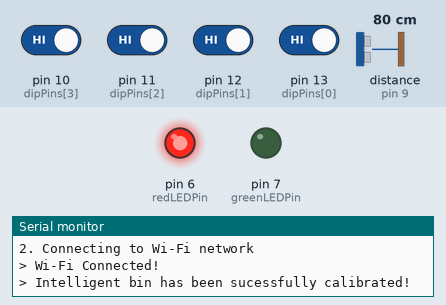
Recording of a sketch running on a simulated Arduino Uno, built with avr-gcc and run on an emulated ATmega328P. On the bench: output pins drawn as LEDs (lit = HIGH), the last lines printed to the serial monitor. Wiring (inferred from the names in the program): ultrasonic range finder: trigger pin 8; echo pin 9. Inputs (shaded band) come from the test bench; at power-on: pin 10 (dipPins[3]), pin 11 (dipPins[2]), pin 12 (dipPins[1]), pin 13 (dipPins[0]) HIGH, distance to the obstacle (sensor on pin 9) 80 cm. The echo pulse lasts 58.3 µs per cm; the modem accepts every AT command (registered, SIM ready, sends succeed) and sends nothing else; not simulated (calls return 0 or success): secret.h; pins used as bus, display or sensor lines are not drawn.

Above: at 16.2 s.
16.3 s: distance to the obstacle (sensor on pin 9) set to 2 cm
At 21.5 s:
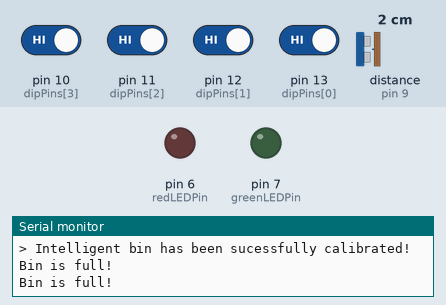
21.6 s: distance to the obstacle (sensor on pin 9) set to 15 cm
26.9 s: distance to the obstacle (sensor on pin 9) set to 18 cm
At 27.6 s:
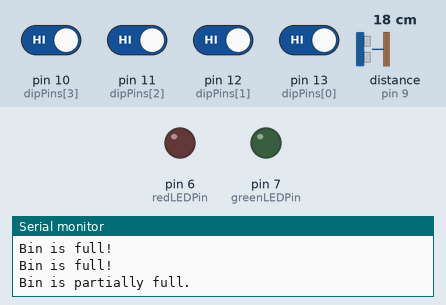
29.2 s: distance to the obstacle (sensor on pin 9) set to 23 cm
At 29.8 s:
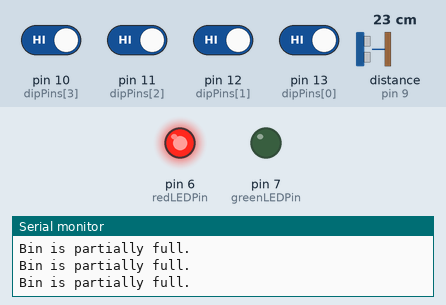
Timing chart, 0 to 31.7 s (numbered marks = the images above; inputs shaded):
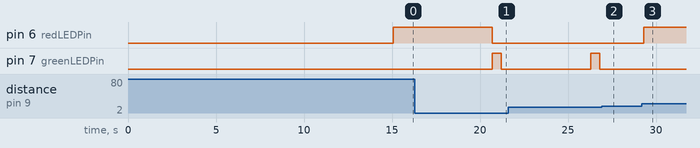

Measured:
- the behaviour switches between 20 and 21 cm on distance to the obstacle (sensor on pin 9) (found by bisection; images 2 and 3)
- after the input at 16.3 s, pin 6 (redLEDPin): HIGH → LOW after 4.4 s; pin 7 (greenLEDPin): LOW → HIGH after 4.4 s, → LOW 0.50 s later
- after the input at 26.9 s, pin 7 (greenLEDPin): stops changing and stays LOW
- after the input at 29.2 s, pin 6 (redLEDPin): LOW → HIGH after 0.10 s

The sketch:

Intelligent-Bin.ino
```cpp
/**
 * Arduino UNO Pins
 *
 * Soft serial Rx (ESP01)       | 2
 * Soft serial Tx (ESP01)       | 3
 * Red LED                      | 6
 * Green LED                    | 7
 * Ultrasonic ranger: trigPin   | 8
 * Ultrasonic ranger: echoPin   | 9
 * Dip switches                 | 13, 12, 11, 10
*/

// Libraries inclusion
#include <SoftwareSerial.h>
#include "secret.h"

// Constant Definition
#define DEBUG false

// Global Variable Declaration
const int redLEDPin = 6; // Red LED
const int greenLEDPin = 7; // Green LED
const int trigPin = 8; // Ultrasonic ranger: trigPin
const int echoPin = 9; // Ultrasonic ranger: echoPin
const int dipPins[4] = {13, 12, 11, 10};

int sleepState = 0;
int errorSend = 0;
int UID = 0;
int binState = 1;
int greenLEDState = LOW;
long distance;
long height;
long timeIntervalSendData =  1000* 20; // 1800000; // 30 minutes (DEMO 20s)
long timeIntervalGetData = 1000 * 16; // 16 seconds
unsigned long previousTimeBlinkLED = millis();
unsigned long previousTimeSendData = millis();
unsigned long previousTimeGetData = millis();
String thingspeakWriteAPI = WRITEAPIKEY; // REPLACE WITH YOUR THINGSSPEAK API WRITE KEY
String thingspeakReadAPI = READAPIKEY; // REPLACE WITH YOUR THINGSSPEAK API READ KEY
String ssid = SECRET_SSID; // REPLACE WITH UR WIFI CREDENTIALS
String pass = SECRET_PASS; // REPLACE WITH UR WIFI CREDENTIALS

// Class Declaration
SoftwareSerial ESP01(2, 3); // RX, TX

void setup() {
  Serial.begin(9600); // initialize serial communication:
  ESP01.begin(9600);

  pinMode(trigPin, OUTPUT); // UNO's output, ranger's input
  pinMode(echoPin, INPUT); // UNO's input, ranger's output
  pinMode(redLEDPin, OUTPUT);
  pinMode(greenLEDPin, OUTPUT);

  for (int i=0; i < 4; i++) {
    pinMode(dipPins[i], INPUT_PULLUP);
  }

  Serial.println("> Setting up intelligent bin...");
  Serial.println("1. Calibrating intelligent bin's height");
  delay(5000); // Wait for 5 Seconds for user to setup properly.
  height = measureDistance();
  // Serial.print(height);
  // Serial.println("cm");

  Serial.println("2. Connecting to Wi-Fi network");
  connectWiFi();

  Serial.println("> Intelligent bin has been sucessfully calibrated!");
}

void loop() {
  unsigned long currentTime = millis();

  // Wi-Fi module, retrieve data to ThingSpeak
  if (currentTime-previousTimeGetData > timeIntervalGetData && !errorSend) {
      previousTimeGetData = currentTime;
      retrieveData();
  }

  if (sleepState == 1) {
    digitalWrite(redLEDPin, LOW);
    digitalWrite(greenLEDPin, LOW);
    // digitalWrite(yellowLEDPin, LOW);
    return;
  }

  // Dip Switch Identifier
  UID = digitalRead(dipPins[0]) + ( digitalRead(dipPins[1]) * 2 ) + ( digitalRead(dipPins[2]) * 4 ) + ( digitalRead(dipPins[3]) * 8 );
  // Serial.print("UID: ");
  // Serial.println(UID);

  // Ultrasonic measure distance
  long distance = measureDistance();
  // Serial.print(distance);
  // Serial.println("cm");

  // LED switches
  controlLED(currentTime, distance);

  // Wi-Fi module, send data to ThingSpeak
  if (currentTime-previousTimeSendData > timeIntervalSendData && !errorSend) {
    previousTimeSendData = currentTime;
    updateData(distance);
  }

  delay(500); // 0.5s
}

long measureDistance() {
  long duration, distance;

  // 1. produce a 5us HIGH pulse in Trig
  digitalWrite(trigPin, LOW);
  delayMicroseconds(2);
  digitalWrite(trigPin, HIGH);
  delayMicroseconds(5);
  digitalWrite(trigPin, LOW);

  // 2. measure the duration of the HIGH pulse in Echo & every 58 us is an obstacle distance of 1 cm
  duration = pulseIn(echoPin, HIGH);
  distance = duration / 58;

  return distance;
}

void controlLED(unsigned long currentTime, int distance) {
  digitalWrite(redLEDPin, LOW);
  digitalWrite(greenLEDPin, LOW);

  if (distance > 0 && distance < (height * 0.20)) {
    // If bin is 80% filled, green LED blink
    if (currentTime-previousTimeBlinkLED > 500) {
      previousTimeBlinkLED = currentTime;
      if (greenLEDState == HIGH) {
        greenLEDState = LOW;
      } else {
        greenLEDState = HIGH;
      }
      digitalWrite(greenLEDPin, greenLEDState);
    }
    Serial.println("Bin is full!");
  } else if (distance > 0 && distance < (height * 0.25)) {
    // If bin is 75% filled, yellow LED on
    // digitalWrite(yellowLEDPin, HIGH);
    Serial.println("Bin is partially full.");
  } else {
    digitalWrite(redLEDPin, HIGH);
  }
}

void connectWiFi() {
  sendCommand("AT+RST\r\n",2000,DEBUG); // Reset module
  sendCommand("AT+CWMODE=1\r\n",2000,DEBUG); // Set station mode
  sendCommand("AT+CWJAP=\"" + ssid + "\",\"" + pass + "\"\r\n",4000,DEBUG); // Connect Wi-Fi network
  sendCommand("AT+CIPMUX=0\r\n",2000,DEBUG); // Set single-ip connection
  Serial.println("> Wi-Fi Connected!");
  // sendCommand("AT+CIFSR\r\n",2000,DEBUG); // SHOW IP ADDRESS
}

void updateData(int distance) {
  // Make TCP connection
  String cmd = "AT+CIPSTART=\"TCP\",\"54.210.227.170\",80\r\n";
  sendCommand(cmd,2000,DEBUG);

  // Prepare GET string
  String getStr = "GET /update?api_key=";
  getStr += thingspeakWriteAPI;
  getStr +="&field1=";
  getStr += distance;
  getStr += "\r\n"; // Last line for Line feed

  // Send data length & GET string
  ESP01.print("AT+CIPSEND=");
  ESP01.println(getStr.length());
  delay(500);

  if(ESP01.find(">")) {
    // Serial.print("> ");
    // Serial.println(getStr);
    sendCommand(getStr,2000,DEBUG);
  } else {
    Serial.println("Error sending data, please check WiFi and restart...");
    // Note: Unreliable Wi-Fi causes AT-CIPSEND to fail.
    // errorSend = 1;
    // Close connection, wait a while before repeating...
    // sendCommand("AT+CIPCLOSE",2000,DEBUG);
    // connectWiFi();
  }
}

void retrieveData() {
  // Make TCP connection
  String cmd = "AT+CIPSTART=\"TCP\",\"54.210.227.170\",80\r\n";
  sendCommand(cmd,2000,DEBUG);

  // Prepare GET string
  String getStr = "GET /channels/1279514/fields/2/last.txt?api_key=";
  getStr += thingspeakReadAPI;
  getStr += "\r\n"; // Last line for Line feed

  // Send data length & GET string
  ESP01.print("AT+CIPSEND=");
  ESP01.println (getStr.length());
  delay(500);

  if(ESP01.find( ">" )) {
    // Serial.print(">");
    // Serial.println(getStr);
    String reply = sendCommand(getStr,2000,DEBUG);
    char num = reply.length();

    if (reply[num-9] == '1') {
      sleepState = 0;
    } else if (reply[num-9] == '0') {
      sleepState = 1;
    }
  } else {
    Serial.println("Error sending data, please check WiFi and restart...");
    // errorSend = 1;
    // Close connection, wait a while before repeating...
    // sendCommand("AT+CIPCLOSE",2000,DEBUG);
    // connectWiFi();
  }
}

String sendCommand(String command, const int timeout, boolean debug) {
    String response = "";
    ESP01.print(command);
    long int time = millis();

    while((time+timeout) > millis()) {
      while(ESP01.available()) {
        // "Construct" response from ESP01 as follows
        // - this is to be displayed on Serial Monitor.
        char c = ESP01.read(); // read the next character.
        response += c;
      }
    }

    if(debug) {
      Serial.println(response);
    }

    return response;
}
```
